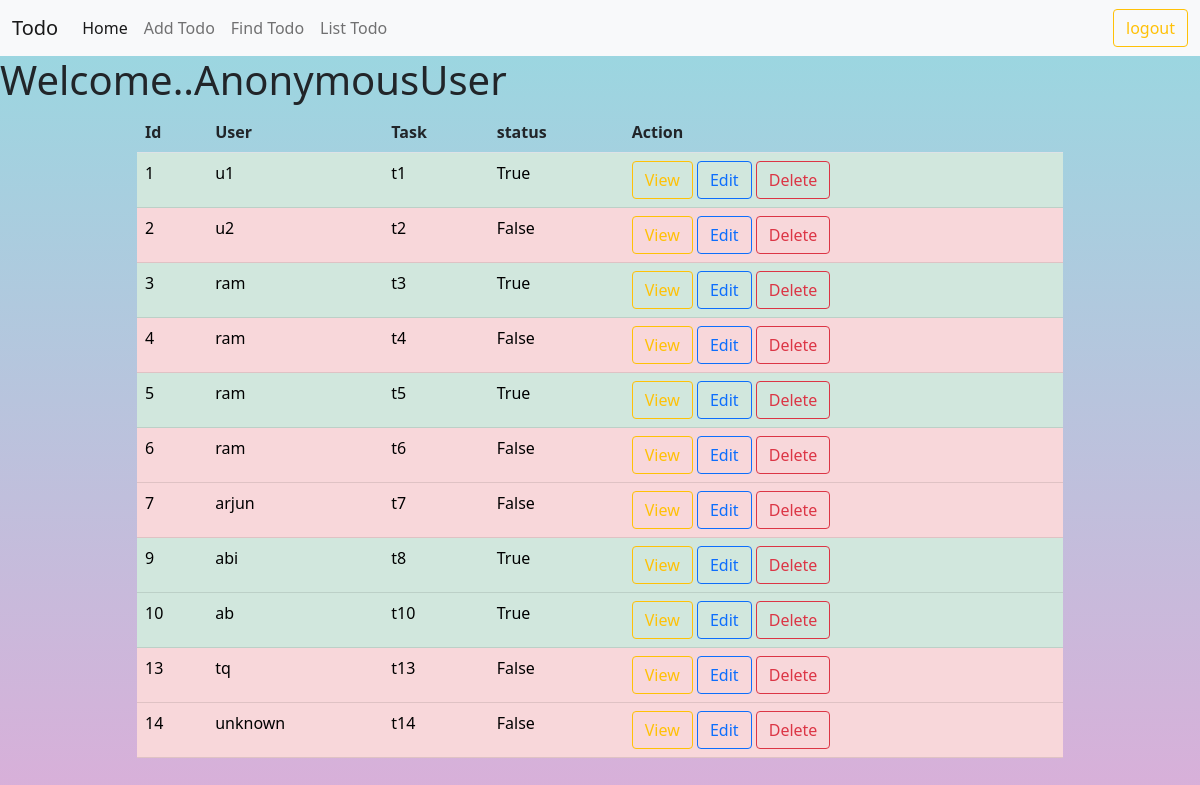
/all, run on an earlier commit of the app's database.
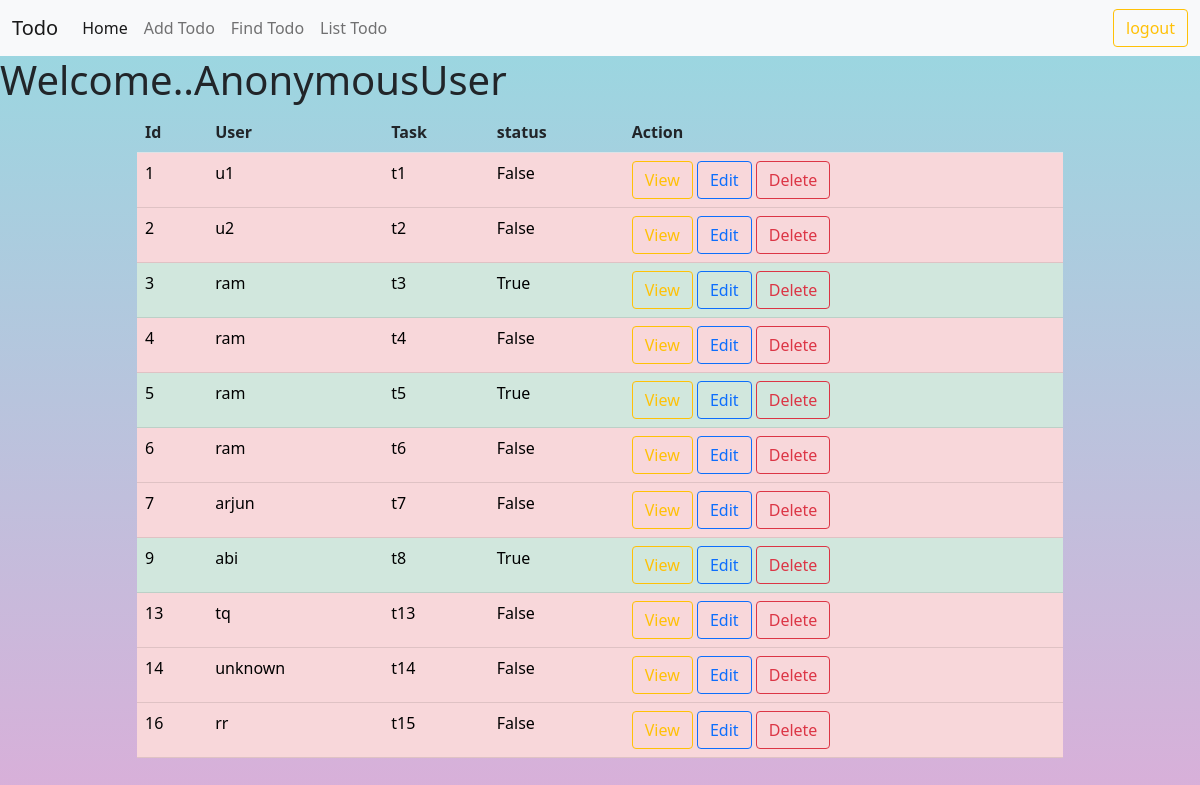
And on a later commit of the database.
### todoapp/models.py (models this page shows, shortened)
class Todos(models.Model):
  task_name=models.CharField(max_length=120)
  user=models.CharField(max_length=80)
  date=models.DateField(auto_now_add=True)
  status=models.BooleanField(default=False)

### todoapp/views.py (the view)
# urls.py: path("all",views.TodoListView.as_view(),name="alltodos"),
class TodoListView(View):
    def get(self,request):
        all_todos=Todos.objects.all()
        return render(request,"todolist.html",{"todos":all_todos})

### todoapp/templates/todolist.html
{%extends 'base.html'%}
{%block body_block%}
<div class="container">
    <div class="row">
        <div class="col-1"></div>
        <div class="col-10">
            <table class="table table-hover">
                <tr>
                    <th>Id</th>
                    <th>User</th>
                    <th>Task</th>
                    <th>status</th>
                    <th>Action</th>
                </tr>
                {%for todo in todos%}
                {%if todo.status%}
                <tr class="table-success">
                    {%else%}
                <tr class="table-danger">
                    {%endif%}
                    <td>{{todo.id}}</td>
                    <td>{{todo.user}}</td>
                    <td>{{todo.task_name}}</td>
                    <td>{{todo.status}}</td>
                    <td>
                        <a href="{%url 'details' todo.id%}" class="btn btn-outline-warning">View</a>
                        <a href="{%url 'changetodo' todo.id%}" class="btn btn-outline-primary">Edit</a>
                        <a href="{%url 'removetodo' todo.id%}" class="btn btn-outline-danger">Delete</a>
                    </td>
                </tr>
                {%endfor%}
            </table>
        </div>
        <div class="col-1"></div>
    </div>
</div>
{%endblock%}

### todoapp/templates/base.html (shortened to what this page needs)
<!DOCTYPE html>
{%load static%}
<html lang="en">
<head>
    <link href="https://cdn.jsdelivr.net/npm/bootstrap@5.1.3/dist/css/bootstrap.min.css" rel="stylesheet"
>
    <link rel="stylesheet" href="{%static 'css/style.css'%}">
</head>
<body>
<nav class="navbar navbar-expand-lg navbar-light bg-light">
    <div class="container-fluid">
        <a class="navbar-brand" href="#">Todo</a>
        <div class="collapse navbar-collapse" id="navbarNavAltMarkup">
            <div class="navbar-nav me-auto mb-2 mb-lg-0">
                <a class="nav-link active" aria-current="page" href="{%url 'hometodo'%}">Home</a>
                <a class="nav-link" href="{%url 'addtodo'%}">Add Todo</a>
                <a class="nav-link" href="#">Find Todo</a>
                <a class="nav-link" href="{%url 'alltodos'%}">List Todo</a>
            </div>
            <div class="navbar-nav mr-auto mb-2 mb-lg-0">
                <a class="btn btn-outline-warning" href="{%url 'signout'%}">logout</a>
            </div>
        </div>
    </div>
</nav>
<h1> Welcome..{{request.user}}</h1>
{%block body_block%}
{%endblock%}
</body>
</html>

### todoapp/static/css/style.css (style rules this page uses)
body { height:100vh; background-color: #D9AFD9; background-image: linear-gradient(0deg, #D9AFD9 0%, #97D9E1 100%); }

What changed in the data, as far as the page shows it:
removed Todos: id "10", user "ab", task_name "t10", status "True"
changed Todos id 1: status "True" → "False"
added Todos: id "16", user "rr", task_name "t15", status "False"
